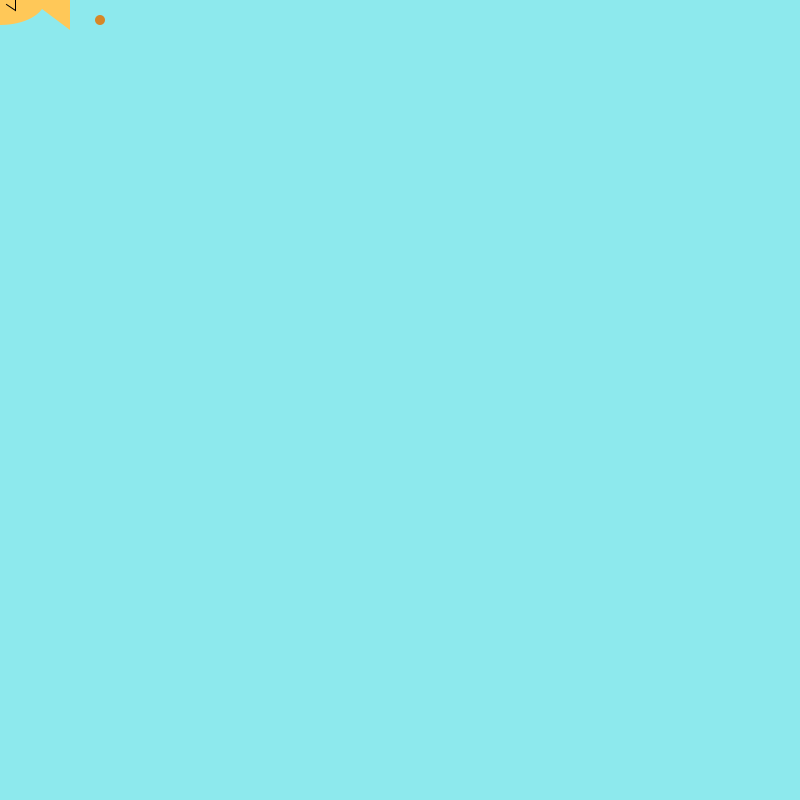
Frame 1 (no input)
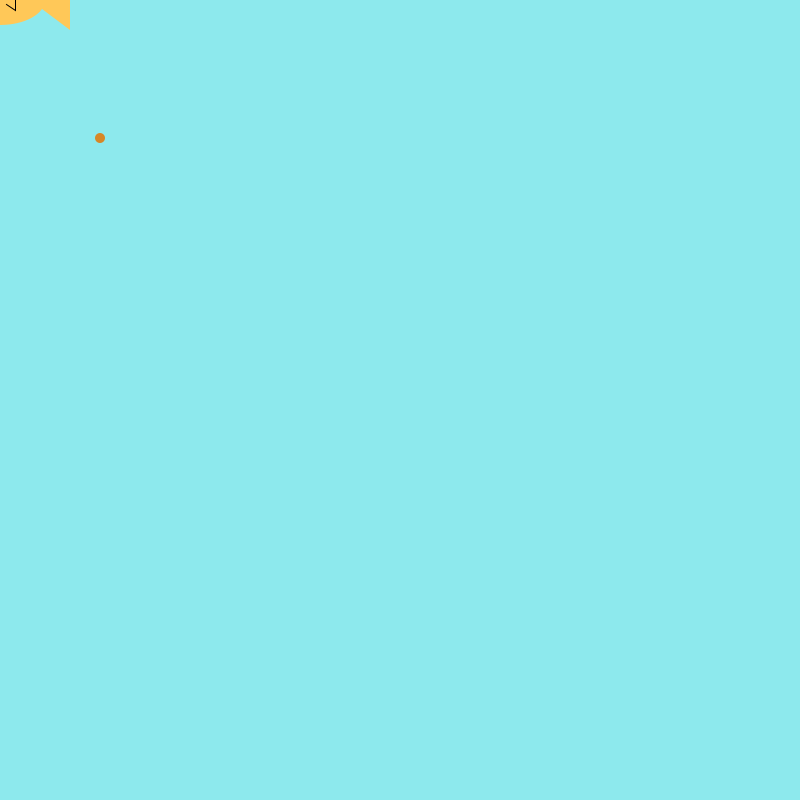
Frame 60 (the mouse pressed at the canvas centre just before this capture)
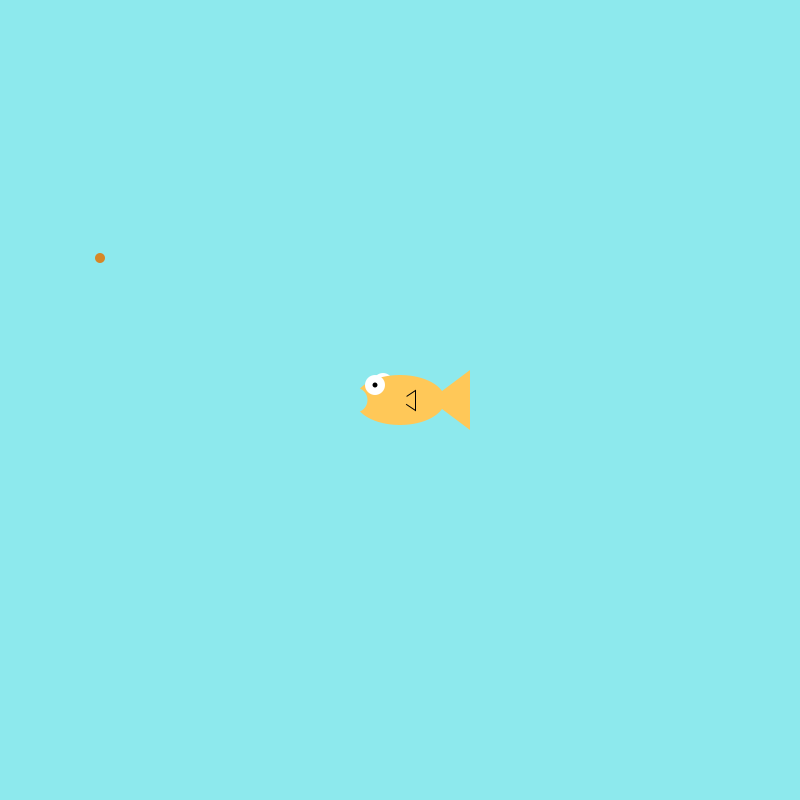
Frame 120 (the mouse held since frame 60 and released just before this capture)

The Processing sketch that drew these frames (run headless with seeded random() and noise(); from frame 60 on, the mouse is pressed at the canvas centre):

// Processing sketch: sketch_190411b
// ── sketch_190411b.pde
int foodX=100;
int foodY=20;
int score=0;
void setup(){
size(800,800);
}

void draw(){
background(141,233,237);
drawFish();
fill(#D68727);
noStroke();
ellipse(foodX,foodY,10,10);
foodY+=2;
if(foodY>height){
  foodY=20;
  foodX = (int) random(width-20);
}
}
void drawFish(){
  noStroke();
  fill(255,255,255);
  ellipse(mouseX-17,mouseY-17,20,20); //back side eye
  fill(255,200,88);
  ellipse(mouseX,mouseY,90,50); //body
  triangle(mouseX+30,mouseY,mouseX+70,mouseY+30,mouseX+70,mouseY-30);//tail
  stroke(0);
  triangle(mouseX,mouseY,mouseX+15,mouseY+10,mouseX+15,mouseY-10); //side fin
     noStroke();
     fill(255,200,88);
     ellipse(mouseX,mouseY,15,15); //side fin cover
     noStroke();
     fill(255,255,255);
     ellipse(mouseX-25,mouseY-15,20,20); //front eye
     fill(0,0,0);
     ellipse(mouseX-25,mouseY-15,5,5); //pupil
     fill(141,233,237);
     ellipse(mouseX-45,mouseY,25,25); //mouth
}
void checkCatch(int x, int y){
     if(x > mouseX && x < mouseX+70){
          if(y > mouseY-17 && y < mouseY+30){
               score++;
               foodY = 20; //if the food was eaten, make more food fall from the top
               foodX = (int) random(width-20);
          }
     }
     else if (foodY > height && score > 0){
          score--;
     }
}
